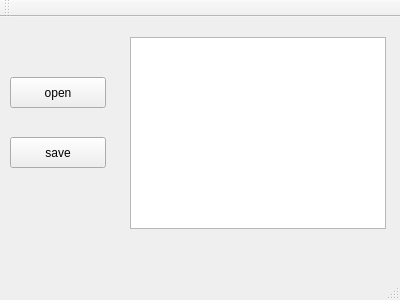
<?xml version="1.0" encoding="UTF-8"?>
<ui version="4.0">
 <class>MainWindow</class>
 <widget class="QMainWindow" name="MainWindow">
  <property name="geometry">
   <rect>
    <x>0</x>
    <y>0</y>
    <width>400</width>
    <height>300</height>
   </rect>
  </property>
  <property name="windowTitle">
   <string>MainWindow</string>
  </property>
  <widget class="QWidget" name="centralWidget">
   <widget class="QGraphicsView" name="graphicsView">
    <property name="geometry">
     <rect>
      <x>130</x>
      <y>20</y>
      <width>256</width>
      <height>192</height>
     </rect>
    </property>
   </widget>
   <widget class="QPushButton" name="openButton">
    <property name="geometry">
     <rect>
      <x>10</x>
      <y>60</y>
      <width>96</width>
      <height>31</height>
     </rect>
    </property>
    <property name="text">
     <string>open</string>
    </property>
   </widget>
   <widget class="QPushButton" name="saveButton">
    <property name="geometry">
     <rect>
      <x>10</x>
      <y>120</y>
      <width>96</width>
      <height>31</height>
     </rect>
    </property>
    <property name="text">
     <string>save</string>
    </property>
   </widget>
  </widget>
  <widget class="QMenuBar" name="menuBar">
   <property name="geometry">
    <rect>
     <x>0</x>
     <y>0</y>
     <width>400</width>
     <height>29</height>
    </rect>
   </property>
  </widget>
  <widget class="QToolBar" name="mainToolBar">
   <attribute name="toolBarArea">
    <enum>TopToolBarArea</enum>
   </attribute>
   <attribute name="toolBarBreak">
    <bool>false</bool>
   </attribute>
  </widget>
  <widget class="QStatusBar" name="statusBar"/>
 </widget>
 <layoutdefault spacing="6" margin="11"/>
 <resources/>
 <connections/>
</ui>
